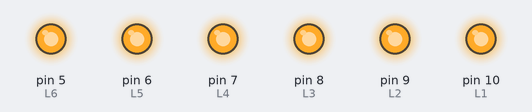
Recording of a sketch running on a simulated Arduino Uno, built with avr-gcc and run on an emulated ATmega328P. Parts: output pins drawn as LEDs (lit = HIGH).

Above: at 0.2 s.
At 1.0 s:
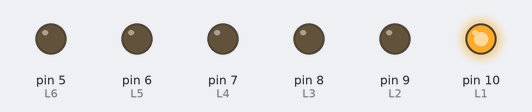
At 2.0 s:
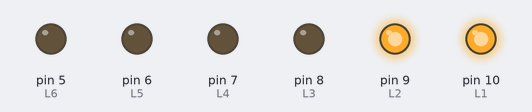
At 3.0 s:
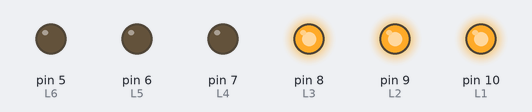
At 4.0 s:
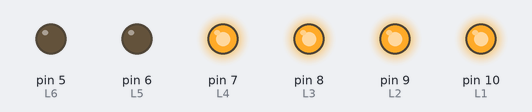
At 7.0 s:
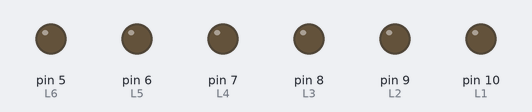
Timing chart, 0 to 8.1 s (numbered marks = the images above):
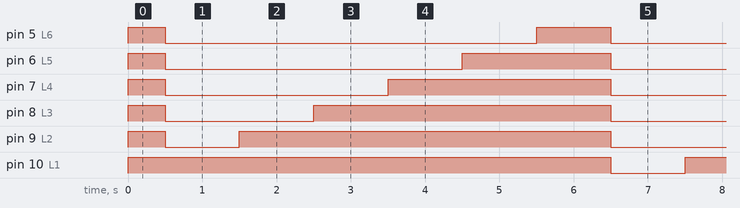

The sketch:

WhatForLED6.ino
```cpp
#define L1 10
#define L2 9
#define L3 8
#define L4 7
#define L5 6
#define L6 5

void lightFor();

void setup() {
  Serial.begin(9600);

  pinMode(L1, OUTPUT);
  pinMode(L2, OUTPUT);
  pinMode(L3, OUTPUT);
  pinMode(L4, OUTPUT);
  pinMode(L5, OUTPUT);
  pinMode(L6, OUTPUT);

  digitalWrite(L1, 1);
  digitalWrite(L2, 1);
  digitalWrite(L3, 1);
  digitalWrite(L4, 1);
  digitalWrite(L5, 1);
  digitalWrite(L6, 1);

  delay(500);

  digitalWrite(L1, 0);
  digitalWrite(L2, 0);
  digitalWrite(L3, 0);
  digitalWrite(L4, 0);
  digitalWrite(L5, 0);
  digitalWrite(L6, 0);
  lightFor();
}

void loop() {
}

void lightFor() {
  for (int i = 0; i < 1000; i++) {
      digitalWrite(L1, 1);
      digitalWrite(L2, 0);
      digitalWrite(L3, 0);
      digitalWrite(L4, 0);
      digitalWrite(L5, 0);
      digitalWrite(L6, 0);
     delay(1000);

      digitalWrite(L1, 1);
      digitalWrite(L2, 1);
      digitalWrite(L3, 0);
      digitalWrite(L4, 0);
      digitalWrite(L5, 0);
      digitalWrite(L6, 0);
     delay(1000);

      digitalWrite(L1, 1);
      digitalWrite(L2, 1);
      digitalWrite(L3, 1);
      digitalWrite(L4, 0);
      digitalWrite(L5, 0);
      digitalWrite(L6, 0);
     delay(1000);

      digitalWrite(L1, 1);
      digitalWrite(L2, 1);
      digitalWrite(L3, 1);
      digitalWrite(L4, 1);
      digitalWrite(L5, 0);
      digitalWrite(L6, 0);
     delay(1000);

      digitalWrite(L1, 1);
      digitalWrite(L2, 1);
      digitalWrite(L3, 1);
      digitalWrite(L4, 1);
      digitalWrite(L5, 1);
      digitalWrite(L6, 0);
     delay(1000);
      digitalWrite(L1, 1);
      digitalWrite(L2, 1);
      digitalWrite(L3, 1);
      digitalWrite(L4, 1);
      digitalWrite(L5, 1);
      digitalWrite(L6, 1);
     delay(1000);
      digitalWrite(L1, 0);
      digitalWrite(L2, 0);
      digitalWrite(L3, 0);
      digitalWrite(L4, 0);
      digitalWrite(L5, 0);
      digitalWrite(L6, 0);
    delay(1000);
  }
}
```

Measured:
- by itself, pin 5 (L6): goes HIGH 0.50 s, LOW 5.0 s, 4 × (HIGH 1.0 s, LOW 6.0 s), HIGH 1.0 s, then LOW
- by itself, pin 6 (L5): goes HIGH 0.50 s, LOW 4.0 s, 5 × (HIGH 2.0 s, LOW 5.0 s), then HIGH
- by itself, pin 7 (L4): goes HIGH 0.50 s, LOW 3.0 s, 5 × (HIGH 3.0 s, LOW 4.0 s), then HIGH
- by itself, pin 8 (L3): goes HIGH 0.50 s, LOW 2.0 s, 5 × (HIGH 4.0 s, LOW 3.0 s), then HIGH
- by itself, pin 9 (L2): goes HIGH 0.50 s, LOW 1.0 s, 5 × (HIGH 5.0 s, LOW 2.0 s), then HIGH
- by itself, pin 10 (L1): alternates HIGH for 6.0 s and LOW for 1.0 s
